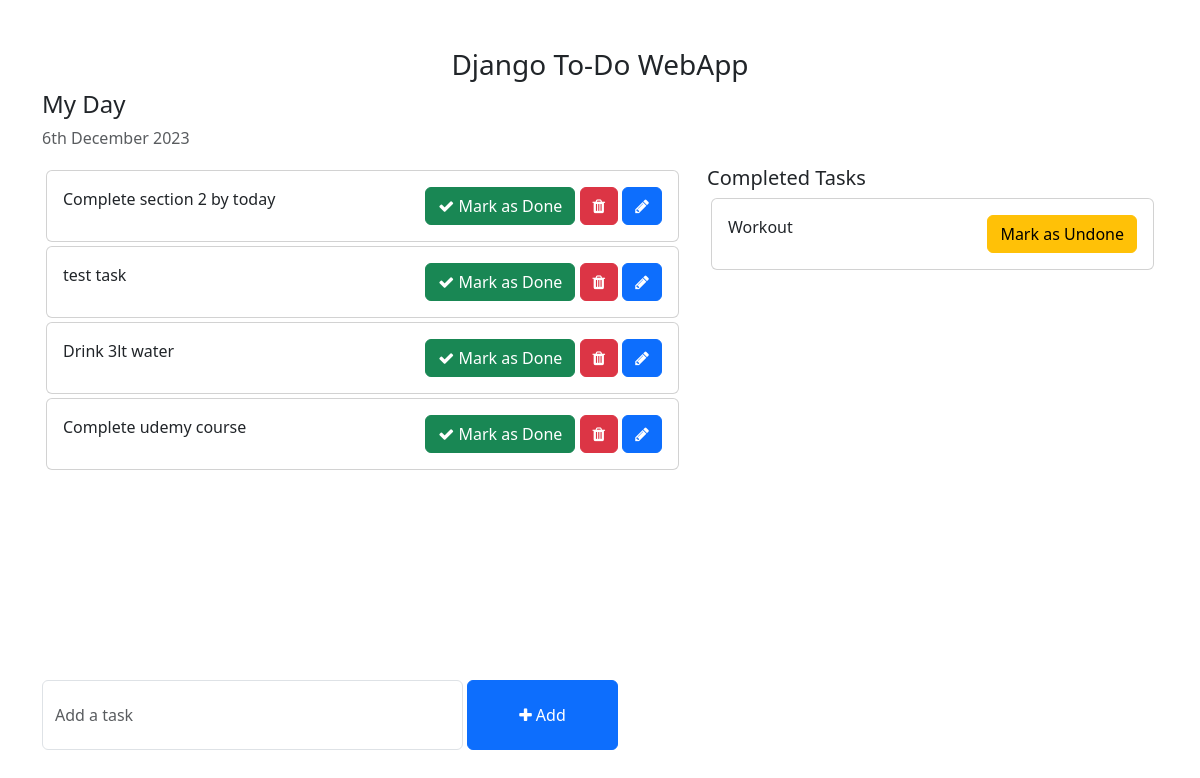
Before: / with the older database file.
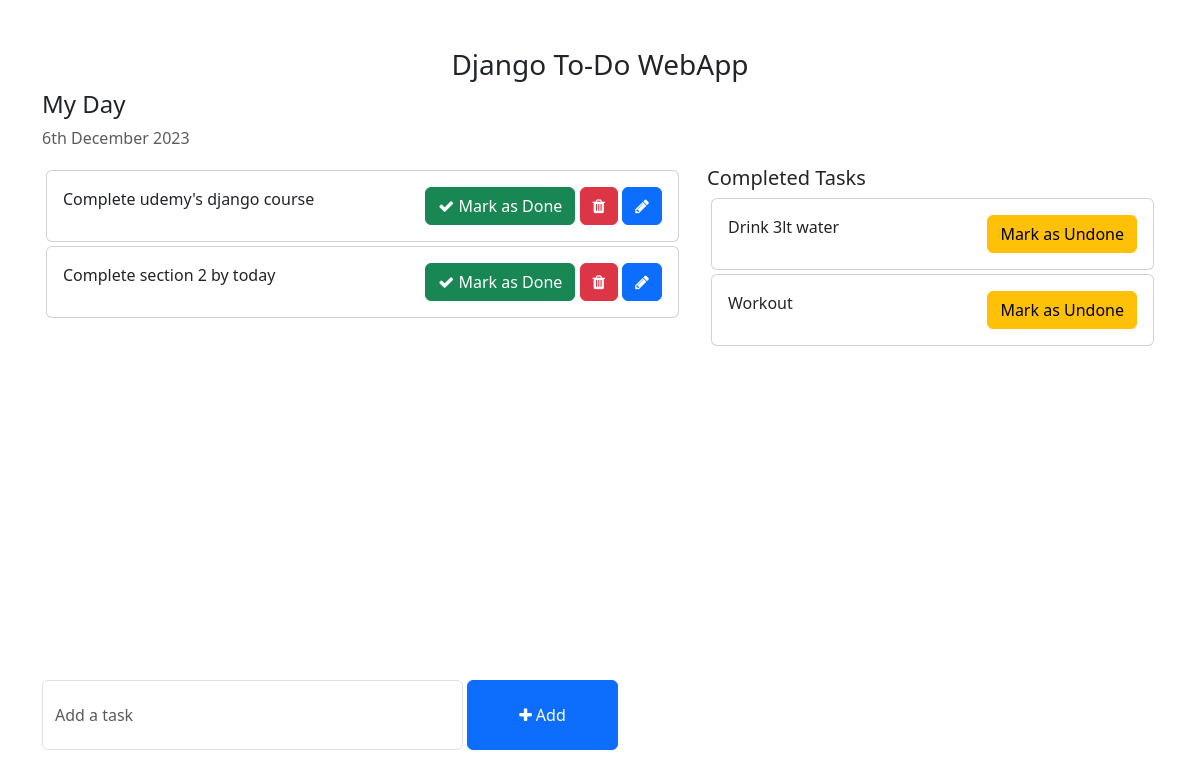
After: the same page with the newer database file.
### toDo/models.py (models this page shows, shortened)
class Task(models.Model):
    task = models.CharField(max_length=250)
    isCompleted = models.BooleanField(default=False)
    createdAt = models.DateTimeField(auto_now_add=True)
    updatedAt = models.DateTimeField(auto_now=True)

### toDo_main/views.py (the view)
# urls.py: 2. Add a URL to urlpatterns:  path('', views.home, name='home')
def home(request):
    tasks = Task.objects.filter(isCompleted = False).order_by("-updatedAt")
    completedTasks = Task.objects.filter(isCompleted = True)
    context = {
        "tasks": tasks,
        "completedTasks": completedTasks
    }
    return render(request, "home.html", context)

### templates/home.html (shortened to what this page needs)
<!DOCTYPE html>
<html lang="en">
<head>
    <link href="https://cdn.jsdelivr.net/npm/bootstrap@5.3.2/dist/css/bootstrap.min.css" rel="stylesheet">
    <link rel="stylesheet" href="https://cdnjs.cloudflare.com/ajax/libs/font-awesome/4.7.0/css/font-awesome.min.css">
</head>
<body>
    <div class="container">
        <h3 class="pt-5 text-center">Django To-Do WebApp</h3>
        <div class="row">
            <h4>My Day</h4>
            <p class="text-muted">{% now "jS F Y" %}</p>
            <div class="col-md-7 col-lg-7" style="height: 350px; overflow: scroll;">
                {% for t in tasks %}
                    <div class="card m-1">
                        <div class="card-body">
                            {{t.task}}
                            <span style="position: relative; float: right;">
                                <a href="{% url 'markAsDone' t.pk %}" class="btn btn-success"><i class="fa fa-check"></i> Mark as Done</a>
                                <a href="{% url 'deleteTask' t.pk %}" class="btn btn-danger"><i class="fa fa-trash"></i></a>
                                <a href="{% url 'editTask' t.pk %}" class="btn btn-primary"><i class="fa fa-pencil"></i></a>
                            </span>
                        </div>
                    </div>
                {% endfor %}
            </div>
            <div class="col-md-5 col-lg-5">
                <h5>Completed Tasks</h5>
                {% for c in completedTasks %}
                    <div class="card m-1">
                        <div class="card-body">
                            {{c.task}}
                            <a href="{% url 'markAsUndone' c.pk %}" class="btn btn-warning" style="float: right;">Mark as Undone</a>
                        </div>
                    </div>
                {% endfor %}
            </div>
        </div>
        <div class="row">
            <div class="col-md-6 col-lg-6" style="position: absolute; bottom: 50px;">
                <form action="{% url 'addTask' %}" method="POST">
                    <div class="form-group">
                        <span style="display: flex;">
                            <input type="text" name="task" class="form-control" placeholder="Add a task">&nbsp;
                            <button type="submit" class="btn btn-primary" style="width: 200px;"><i class="fa fa-plus">&nbsp;</i>Add</button>
                        </span>
                    </div>
                </form>
            </div>
        </div>
    </div>
</body>
</html>

Changed rows visible on the page:
removed Task: task "test task", shown under "My Day"
changed Task: task "Complete udemy course" → "Complete udemy's django course"; moves up the list
changed Task "Drink 3lt water": moves from the list under "My Day" to the list under "Completed Tasks"
